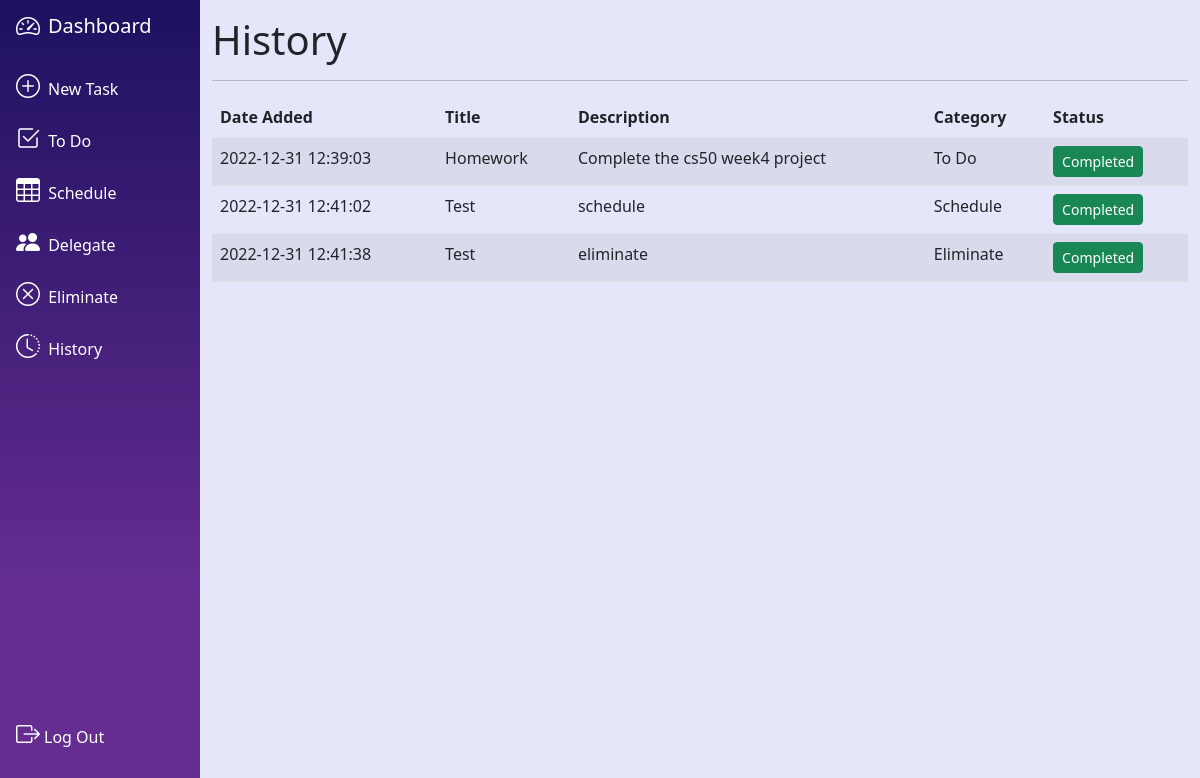
The app's page /history (signed in) with its own data.
### tables this page shows
CREATE TABLE 'tasks' ('id' INTEGER PRIMARY KEY AUTOINCREMENT,'user_id' INTEGER,'date_added' TIMESTAMP DEFAULT CURRENT_TIMESTAMP, 'title'  TEXT NOT NULL  , 'description'  TEXT NOT NULL  , 'due_date'  DATETIME NOT NULL  , 'category'  TEXT NOT NULL  , 'status' TEXT, FOREIGN KEY(user_id) REFERENCES "users"(id));

### app.py (the view)
@app.route("/history", methods=["GET", "POST"])
def history():
    user_id = session['user_id']
    records = db.execute ("SELECT id, date_added, title, description, category, status FROM tasks WHERE user_id = ? AND status = 'Completed' ", user_id)
    return render_template('history.html', records=records)

### app.py (called while the page is built)
@app.after_request
def after_request(response):
    response.headers["Cache-Control"] = "no-cache, no-store, must-revalidate"
    response.headers["Expires"] = 0
    response.headers["Pragma"] = "no-cache"
    return response

### templates/history.html (shortened to what this page needs)
{% extends "dashboard.html" %}
{% block main %}
<h1>History</h1>
<hr>
<div>
    <table class="table table-striped">
        <thead>
            <th>Date Added</th>
            <th>Title</th>
            <th>Description</th>
            <th>Category</th>
            <th>Status</th>
        </thead>
        <tbody>
            {% for record in records %}
            <tr>
                <td>{{ record["date_added"] }}</td>
                <td>{{ record["title"] }}</td>
                <td>{{ record["description"] }}</td>
                <td>{{ record["category"] }}</td>
                <td> <button type="button" class="btn btn-success btn-sm">{{ record["status"] }}</button></td>
            </tr>
            {% endfor %}
    </table>
</div>
{% endblock %}

### templates/dashboard.html (shortened to what this page needs)
  <!DOCTYPE html>
  <html lang="en">
  <head>
    <link rel="stylesheet" href="https://cdn.jsdelivr.net/npm/bootstrap-icons@1.5.0/font/bootstrap-icons.css">
    <link href="https://cdn.jsdelivr.net/npm/bootstrap@5.2.3/dist/css/bootstrap.min.css" rel="stylesheet">
    <link rel="stylesheet" href="static/styles.css">
  </head>
  <body class="dashboard">
    <div class="container-fluid">
    <div class="row flex-nowrap">
        <div class="col-auto col-md-3 col-xl-2 px-0">
            <div class="sidebar d-flex flex-column align-items-center align-items-sm-start px-3 pt-2 pb-5 text-white min-vh-100">
                <a href="/dashboard" class="d-flex align-items-center pb-3 mb-md-0 me-md-auto text-white text-decoration-none">
                    <i class="fs-4 bi-speedometer2"></i><span class="ms-2 fs-5 d-none d-sm-inline">Dashboard</span>
                </a>
                <ul class="nav nav-pills flex-column mb-sm-auto mb-0 align-items-center align-items-sm-start" id="menu">
                    <li class="nav-item">
                        <a href="/tasks" class="nav-link align-middle px-0">
                            <i class="fs-4 bi-plus-circle" data-bs-toggle="tooltip" data-bs-placement="top" title="New Task"></i><span class="ms-2 d-none d-sm-inline" >New Task</span>
                        </a>
                    </li>
                    <li>
                        <a href="/todo" class="nav-link align-middle px-0">
                            <i class="fs-4 bi-check2-square" data-bs-toggle="tooltip" data-bs-placement="top" title="To Do"></i></i> <span class="ms-1 d-none d-sm-inline">To Do</span> </a>
                    </li>
                    <li>
                        <a href="/schedule" class="nav-link px-0 align-middle">
                            <i class="fs-4 bi-table" data-bs-toggle="tooltip" data-bs-placement="top" title="Schedule"></i> <span class="ms-1 d-none d-sm-inline">Schedule</span></a>
                    </li>
                    <li>
                        <a href="/deligate" class="nav-link px-0 align-middle">
                            <i class="fs-4 bi-people-fill" data-bs-toggle="tooltip" data-bs-placement="top" title="Delegate"></i></i> <span class="ms-1 d-none d-sm-inline">Delegate</span></a>
                    </li>
                    <li>
                        <a href="/eliminate" class="nav-link px-0 align-middle">
                            <i class="fs-4 bi-x-circle" data-bs-toggle="tooltip" data-bs-placement="top" title="Deligate"></i></i> <span class="ms-1 d-none d-sm-inline">Eliminate</span> </a>
                    </li>
                    <li>
                        <a href="/history" class="nav-link px-0 align-middle">
                            <i class="fs-4 bi-clock-history" data-bs-toggle="tooltip" data-bs-placement="top" title="History"></i></i> <span class="ms-1 d-none d-sm-inline">History</span></a>
                    </li>
                </ul>
                <a href="/logout" class="nav-link px-0 align-middle">
                    <i class="fs-4 bi bi-box-arrow-right" data-bs-toggle="tooltip" data-bs-placement="top" title="Log Out"></i><span class="ms-1 d-none d-sm-inline">Log Out</span>
               </a>
            </div>
        </div>
        <div class="col py-3">
            {% block main%}{% endblock %}
        </div>
    </div>
</div>
  </body>
  </html>

### static/styles.css (style rules this page uses)
.sidebar { background: linear-gradient(180deg, rgba(29,17,96,1) 0%, rgba(102,45,145,1) 75%); color: #ffffff; border-style: none; }
.nav-link { color: #ffffff; }
.dashboard { background-color: #E6E6FA; }

### records on screen
tasks: date_added "2022-12-31 12:39:03", title "Homework", description "Complete the cs50 week4 project", category "To Do", status "Completed"
tasks: date_added "2022-12-31 12:41:02", title "Test", description "schedule", category "Schedule", status "Completed"
tasks: date_added "2022-12-31 12:41:38", title "Test", description "eliminate", category "Eliminate", status "Completed"
